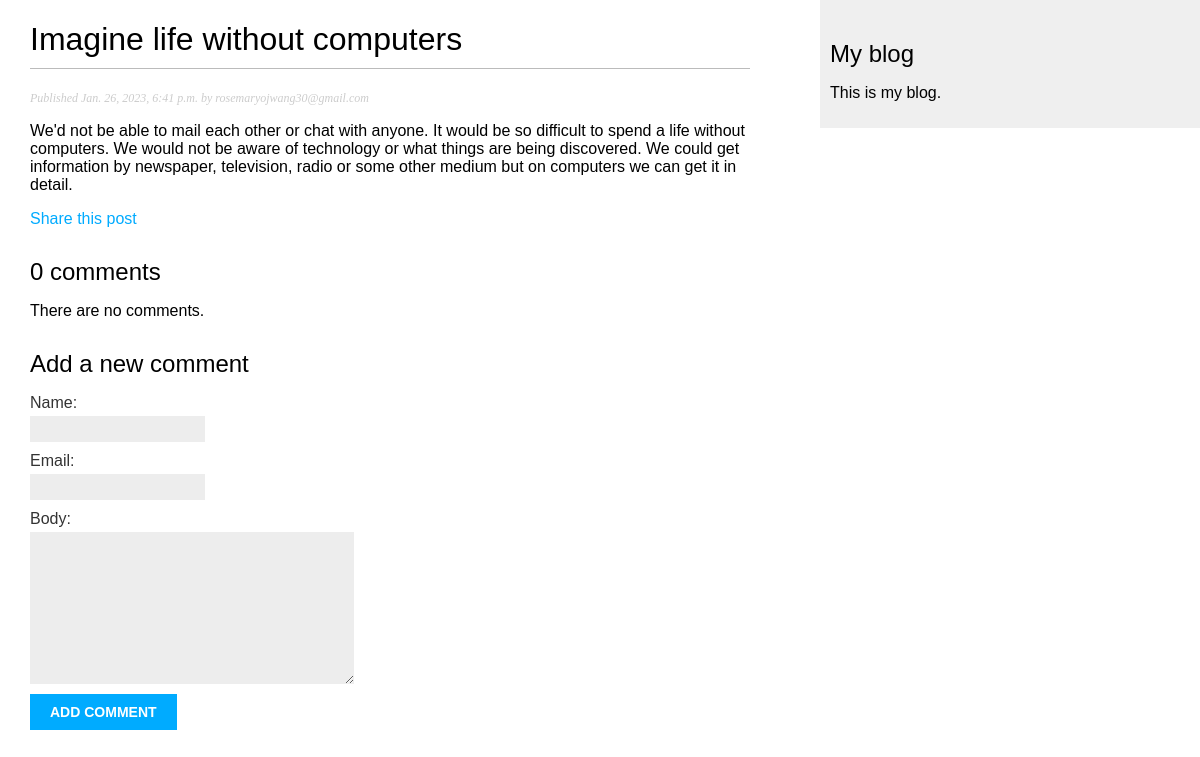
The page /blog/2023/1/26/imagine-life-without-computers/ on the database as committed earlier.
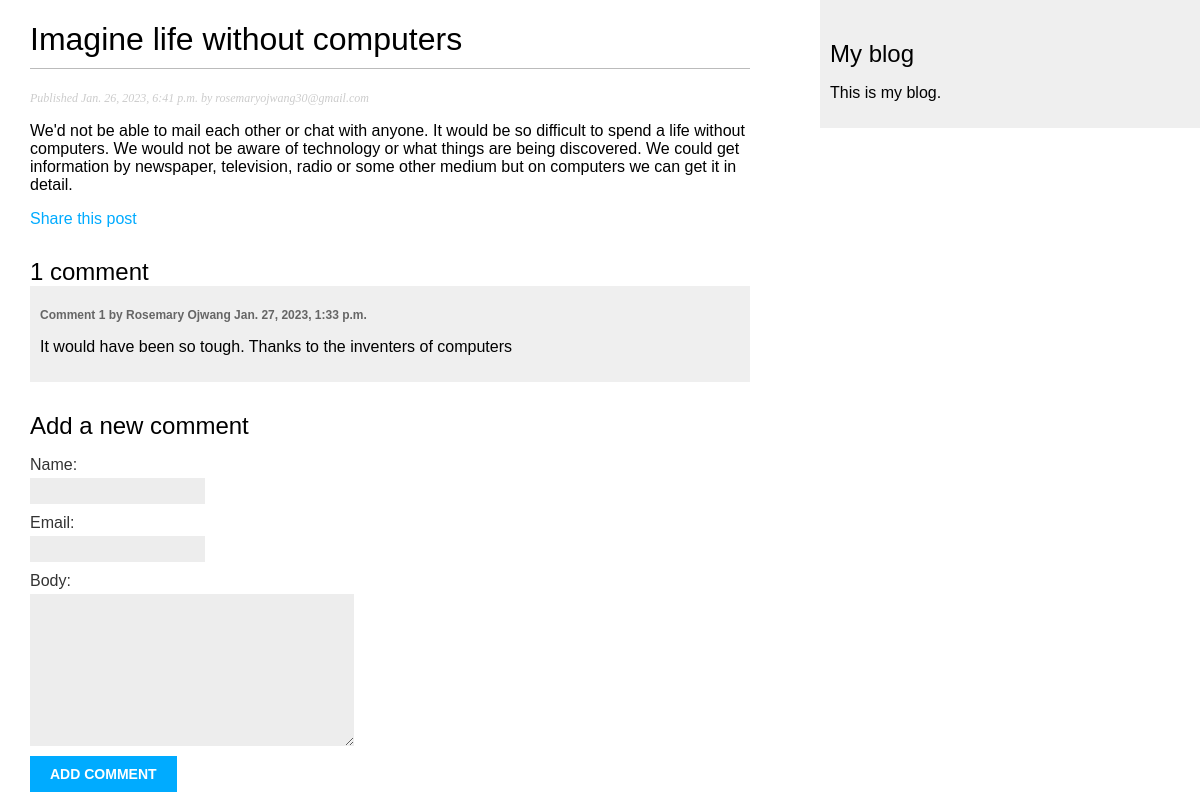
The same page on the database as committed later.
### blog/models.py (models this page shows, shortened)
class Comment(models.Model):
    post = models.ForeignKey(Post,
                              on_delete=models.CASCADE,
                              related_name='comments')
    name = models.CharField(max_length=80)
    email = models.EmailField()
    body = models.TextField()
    created = models.DateTimeField(auto_now_add=True)
    updated = models.DateTimeField(auto_now=True)
    active = models.BooleanField(default=True)
    class Meta:
        ordering = ['created']
        indexes = [
            models.Index(fields=['created']),
        ]

### blog/views.py (the view)
def post_detail(request, year, month, day, post):
    post = get_object_or_404(Post,
                            status=Post.Status.PUBLISHED,
                            slug=post,
                            publish__year=year,
                            publish__month=month,
                            publish__day=day)
    comments = post.comments.filter(active=True)
    form = CommentForm()
    return render(request,
                'blog/post/detail.html',
                {'post': post,
                 'comments': comments,
                 'form': form})

### blog/forms.py
class CommentForm(forms.ModelForm):
    class Meta:
        model = Comment
        fields = ['name', 'email', 'body']

### blog/templates/blog/post/detail.html (shortened to what this page needs)
{% extends "blog/base.html" %}
{% block content %}
    <h1>{{ post.title }}</h1>
    <p class="date">
        Published {{ post.publish}} by {{ post.author}}
    </p>
    {{ post.body|linebreaks }}
    <p>
        <a href="{% url "blog:post_share" post.id %}">
            Share this post
        </a>
    </p>
    {% with comments.count as total_comments %}
        <h2>
            {{ total_comments }} comment{{ total_comments|pluralize }}
        </h2>
    {% endwith %}
    {% for comment in comments %}
        <div class="comment">
            <p class="info">
                Comment {{ forloop.counter }} by {{ comment.name }}
                {{ comment.created }}
            </p>
            {{ comment.body|linebreaks }}
        </div>
    {% empty %}
        <p>There are no comments.</p>
    {% endfor %}
    {% include "blog/post/includes/comment_form.html" %}
{% endblock %}

Rows that differ between the two databases and show on the page:
added Comment: name "Rosemary Ojwang", created "Jan. 27, 2023, 1:33 p.m.", body "It would have been so tough. Thanks to the inventers of computers"
Other text that changed with them:
{{ total_comments }}: "0" → "1"
text no longer shown: "There are no comments."
